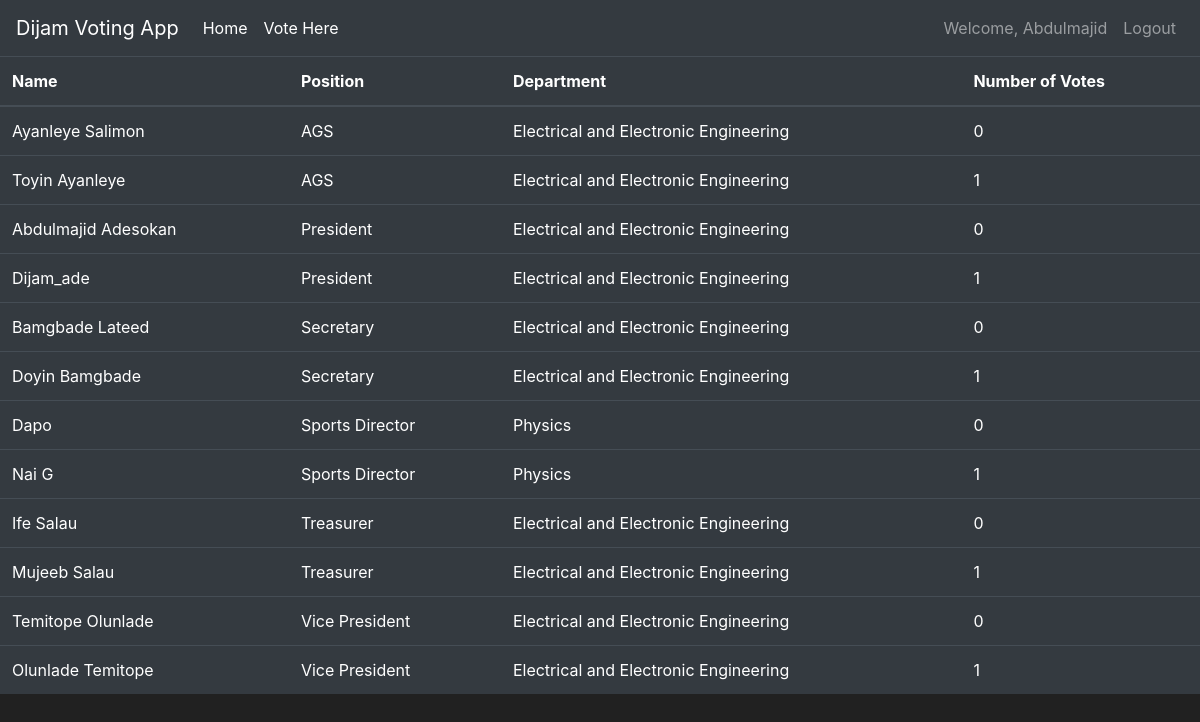
The page /results (signed in) on the database its author committed.
### voting/models.py (models this page shows, shortened)
class User(db.Model, UserMixin):
    id = db.Column(db.Integer(), primary_key=True)
    name = db.Column(db.String(length = 40), unique=True,nullable=False)
    department = db.Column(db.String(length = 40),nullable=False)
    email_address = db.Column(db.String(length = 40), unique=True, nullable=False)
    password_hash = db.Column(db.String(),nullable=False)
    hasVoted = db.Column(db.Boolean(),default = False)
    isAdmin = db.Column(db.Boolean, default =False)
    @property
    def password(self):
        raise AttributeError('password is not a readable attribute')

class Candidate(db.Model):
    id = db.Column(db.Integer(), primary_key=True)
    name = db.Column(db.String(length = 40), unique=True,nullable=False)
    department = db.Column(db.String(length = 40),nullable=False)
    number_of_votes = db.Column(db.Integer(), default = 0)
    position = db.Column(db.String(), nullable = False)

### voting/routes.py (the view)
@app.route('/results')
def check_result():
    candidate = Candidate.query.order_by(Candidate.position).all()
    return render_template('check_result.html', candidate = candidate)

### voting/models.py (called while the page is built)
@login_manager.user_loader
def load_user(user_id):
    return User.query.get(int(user_id))

### voting/templates/check_result.html (shortened to what this page needs)
{% extends 'base.html' %}
{% block content %}
<table class="table table-hover table-dark">
    <thead>
       <tr>
          <th scope="col">Name</th>
          <th scope="col">Position</th>
          <th scope="col">Department</th>
          <th scope="col">Number of Votes</th>
       </tr>
    </thead>
    <tbody>
       {% for item in candidate %}
       <tr>
          <td>{{ item.name }}</td>
          <td>{{ item.position }}</td>
          <td>{{ item.department}}</td>
          <td>{{ item.number_of_votes }}</td>
       </tr>
       {% endfor %}
    </tbody>
 </table>
 {% endblock %}

### voting/templates/base.html (shortened to what this page needs)
<!doctype html>
<html lang="en">
   <head>
      <link rel="stylesheet" href="https://cdn.jsdelivr.net/npm/bootstrap@4.5.3/dist/css/bootstrap.min.css">
   </head>
   <body>
    <nav class="navbar navbar-expand-md navbar-dark bg-dark">
      <a class="navbar-brand" href="{{url_for('home_page')}}">Dijam Voting App</a>
      <div class="collapse navbar-collapse" id="navbarNav">
        <ul class="navbar-nav mr-auto">
            <li class="nav-item active">
                <a class="nav-link" href="{{ url_for('home_page') }}">Home <span class="sr-only">(current)</span></a>
            </li>
            <li class="nav-item active">
              <a class="nav-link" href="{{ url_for('voting_page') }}">Vote Here <span class="sr-only">(current)</span></a>
          </li>
        </ul>
        {%if current_user.is_authenticated %}
          <ul class="navbar-nav">
              <li class="nav-item">
                <a class="nav-link">Welcome, {{current_user.name }}
                </a>
            </li>
              <li class="nav-item">
                <a class="nav-link" href="{{ url_for('logout_page') }}">Logout</a>
            </li>
        </ul>
          {% endif %}
      </div>
    </nav>
        {%block content%}
        {%endblock%}
   </body>
</html>

### voting/templates/base.html (style rules this page uses)
body { background-color: #212121; color: white }

### rows shown on the page
User: name "Abdulmajid"
Candidate: name "Ayanleye Salimon", position "AGS", department "Electrical and Electronic Engineering", number_of_votes "0"
Candidate: name "Toyin Ayanleye", position "AGS", department "Electrical and Electronic Engineering", number_of_votes "1"
Candidate: name "Abdulmajid Adesokan", position "President", department "Electrical and Electronic Engineering", number_of_votes "0"
Candidate: name "Dijam_ade", position "President", department "Electrical and Electronic Engineering", number_of_votes "1"
Candidate: name "Bamgbade Lateed", position "Secretary", department "Electrical and Electronic Engineering", number_of_votes "0"
Candidate: name "Doyin Bamgbade", position "Secretary", department "Electrical and Electronic Engineering", number_of_votes "1"
Candidate: name "Dapo", position "Sports Director", department "Physics", number_of_votes "0"
Candidate: name "Nai G", position "Sports Director", department "Physics", number_of_votes "1"
Candidate: name "Ife Salau", position "Treasurer", department "Electrical and Electronic Engineering", number_of_votes "0"
Candidate: name "Mujeeb Salau", position "Treasurer", department "Electrical and Electronic Engineering", number_of_votes "1"
Candidate: name "Temitope Olunlade", position "Vice President", department "Electrical and Electronic Engineering", number_of_votes "0"
Candidate: name "Olunlade Temitope", position "Vice President", department "Electrical and Electronic Engineering", number_of_votes "1"
